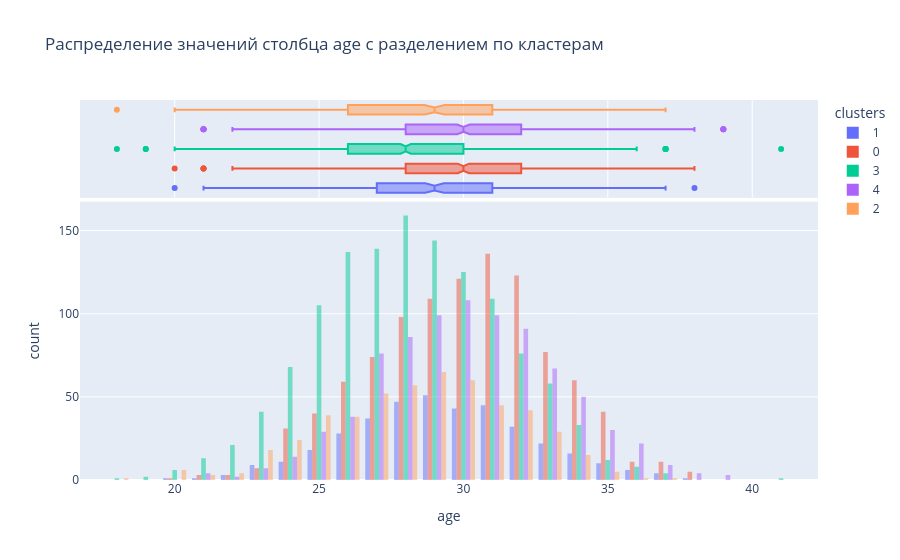

Notebook code for this chart:
### Markdown cell above
По признаку `phone` следует отметить 1-ый кластер как — клиенты этой группы не оставляют контактный телефон. Признак вряд ли имеет существенное влияние на факт оттока.

### Code cell
display_histogram("age")

### Figure 1 — Plotly figure (JSON) as saved in the notebook; plotly's stock layout.template omitted (floating-point values rounded to 4 significant figures; data arrays with more than 128 entries replaced by an {"elided": "..."} marker saying what was removed)
{"data": [{"alignmentgroup": "True", "bingroup": "x", "hovertemplate": "clusters=1<br>age=%{x}<br>count=%{y}<extra></extra>", "legendgroup": "1", "marker": {"color": "#636efa", "opacity": 0.5, "pattern": {"shape": ""}}, "name": "1", "offsetgroup": "1", "orientation": "v", "showlegend": true, "type": "histogram", "x": {"elided": "385 int values"}, "xaxis": "x", "yaxis": "y"}, {"alignmentgroup": "True", "hovertemplate": "clusters=1<br>age=%{x}<extra></extra>", "legendgroup": "1", "marker": {"color": "#636efa"}, "name": "1", "notched": true, "offsetgroup": "1", "showlegend": false, "type": "box", "x": {"elided": "385 int values"}, "xaxis": "x2", "yaxis": "y2"}, {"alignmentgroup": "True", "bingroup": "x", "hovertemplate": "clusters=0<br>age=%{x}<br>count=%{y}<extra></extra>", "legendgroup": "0", "marker": {"color": "#EF553B", "opacity": 0.5, "pattern": {"shape": ""}}, "name": "0", "offsetgroup": "0", "orientation": "v", "showlegend": true, "type": "histogram", "x": {"elided": "1010 int values"}, "xaxis": "x", "yaxis": "y"}, {"alignmentgroup": "True", "hovertemplate": "clusters=0<br>age=%{x}<extra></extra>", "legendgroup": "0", "marker": {"color": "#EF553B"}, "name": "0", "notched": true, "offsetgroup": "0", "showlegend": false, "type": "box", "x": {"elided": "1010 int values"}, "xaxis": "x2", "yaxis": "y2"}, {"alignmentgroup": "True", "bingroup": "x", "hovertemplate": "clusters=3<br>age=%{x}<br>count=%{y}<extra></extra>", "legendgroup": "3", "marker": {"color": "#00cc96", "opacity": 0.5, "pattern": {"shape": ""}}, "name": "3", "offsetgroup": "3", "orientation": "v", "showlegend": true, "type": "histogram", "x": {"elided": "1262 int values"}, "xaxis": "x", "yaxis": "y"}, {"alignmentgroup": "True", "hovertemplate": "clusters=3<br>age=%{x}<extra></extra>", "legendgroup": "3", "marker": {"color": "#00cc96"}, "name": "3", "notched": true, "offsetgroup": "3", "showlegend": false, "type": "box", "x": {"elided": "1262 int values"}, "xaxis": "x2", "yaxis": "y2"}, {"alignmentgroup": "True", "bingroup": "x", "hovertemplate": "clusters=4<br>age=%{x}<br>count=%{y}<extra></extra>", "legendgroup": "4", "marker": {"color": "#ab63fa", "opacity": 0.5, "pattern": {"shape": ""}}, "name": "4", "offsetgroup": "4", "orientation": "v", "showlegend": true, "type": "histogram", "x": {"elided": "838 int values"}, "xaxis": "x", "yaxis": "y"}, {"alignmentgroup": "True", "hovertemplate": "clusters=4<br>age=%{x}<extra></extra>", "legendgroup": "4", "marker": {"color": "#ab63fa"}, "name": "4", "notched": true, "offsetgroup": "4", "showlegend": false, "type": "box", "x": {"elided": "838 int values"}, "xaxis": "x2", "yaxis": "y2"}, {"alignmentgroup": "True", "bingroup": "x", "hovertemplate": "clusters=2<br>age=%{x}<br>count=%{y}<extra></extra>", "legendgroup": "2", "marker": {"color": "#FFA15A", "opacity": 0.5, "pattern": {"shape": ""}}, "name": "2", "offsetgroup": "2", "orientation": "v", "showlegend": true, "type": "histogram", "x": {"elided": "505 int values"}, "xaxis": "x", "yaxis": "y"}, {"alignmentgroup": "True", "hovertemplate": "clusters=2<br>age=%{x}<extra></extra>", "legendgroup": "2", "marker": {"color": "#FFA15A"}, "name": "2", "notched": true, "offsetgroup": "2", "showlegend": false, "type": "box", "x": {"elided": "505 int values"}, "xaxis": "x2", "yaxis": "y2"}], "layout": {"barmode": "group", "legend": {"title": {"text": "clusters"}, "tracegroupgap": 0}, "title": {"text": "Распределение значений столбца age с разделением по кластерам"}, "xaxis": {"anchor": "y", "domain": [0, 1], "title": {"text": "age"}}, "xaxis2": {"anchor": "y2", "domain": [0, 1], "matches": "x", "showgrid": true, "showticklabels": false}, "yaxis": {"anchor": "x", "domain": [0, 0.7326], "title": {"text": "count"}}, "yaxis2": {"anchor": "x2", "domain": [0.7426, 1], "matches": "y2", "showgrid": false, "showline": false, "showticklabels": false, "ticks": ""}}}
